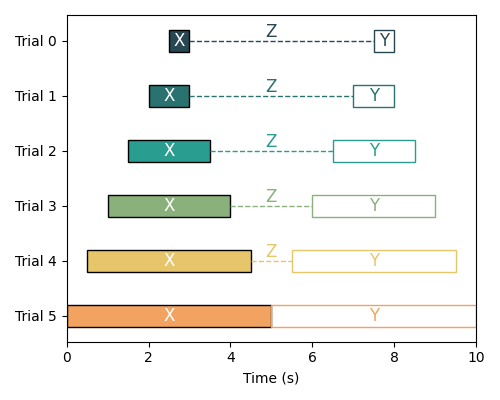

The script that saved this image:
import matplotlib.pyplot as plt

rows = [
    {'name': 'Trial 0', 'bars': [(10*0.25, 10*0.3),
                                 (10*0.75, 10*0.8)]},
    {'name': 'Trial 1', 'bars': [(10*0.2, 10*0.3),
                                 (10*0.7, 10*0.8)]},
    {'name': 'Trial 2', 'bars': [(10*0.15, 10*0.35),
                                 (10*0.65, 10*0.85)]},
    {'name': 'Trial 3', 'bars': [(10*0.1, 10*0.4),
                                 (10*0.6, 10*0.9)]},
    {'name': 'Trial 4', 'bars': [(10*0.05, 10*0.45),
                                 (10*0.55, 10*0.95)]},
    {'name': 'Trial 5', 'bars': [(10*0,   10*0.5),
                                 (10*0.5, 10*1)]},
        ]

# each trial has one colours
colours = ['#274753', '#297270', '#299D8F', '#8AB07C',  '#E7C66B', '#F3A361']

fig, ax = plt.subplots(figsize=(5, 4))
# # Plot the grid below the bars
# ax.grid(axis='x', linestyle='--', color='gray', alpha=0.7)
# ax.grid(axis='y', linestyle='--', color='gray', alpha=0.7)
# ax.set_axisbelow(True)

yticks = []
yticklabels = []
for i, row in enumerate(rows):
    y = len(rows) - i 
    yticks.append(y)
    yticklabels.append(row['name'])
    # The first bar surrounded by a box, the second bar surrounded by a dashed box
    for j, bar in enumerate(row['bars']):
        start = bar[0]
        end = bar[1]
        if j == 0:
            ax.barh(y, end - start, left=start, height=0.4, color=colours[i], edgecolor='black')
        else:
            # colored edge and filled transparent
            ax.barh(y, end - start, left=start, height=0.4, color='none', edgecolor=colours[i])

    # Label solid bar as "X" and transparent bar as "Y"
    ax.text(row['bars'][0][0] + (row['bars'][0][1] - row['bars'][0][0]) / 2, y, 'X',
            ha='center', va='center', color='white', fontsize=12)
    ax.text(row['bars'][1][0] + (row['bars'][1][1] - row['bars'][1][0]) / 2, y, 'Y',
            ha='center', va='center', color=colours[i], fontsize=12)
    
    # Draw a dashed line connecting the two bars (horizontally)
    ax.plot([row['bars'][0][1], row['bars'][1][0]], [y, y], color=colours[i], linestyle='--', linewidth=1)
    # Label the dashed line as 'Z'
    if i != 5:
        ax.text(5, y, 'Z', ha='center', va='bottom', color=colours[i], fontsize=12)    

ax.set_yticks(yticks)
ax.set_yticklabels(yticklabels)

ax.set_xlim(0, 10)

plt.xlabel('Time (s)')


plt.tight_layout()
plt.savefig('code/fig/fig2_bar.png')
